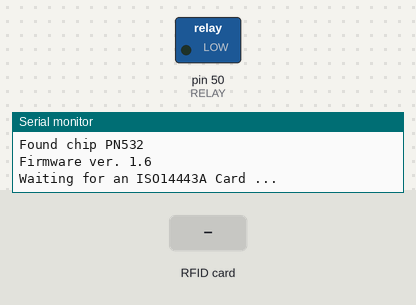
A sketch run on a simulated Arduino Mega 2560, built with avr-gcc and run on an emulated ATmega2560. Parts: switched loads named in the sketch (green lamp = pin HIGH), the last lines printed to the serial monitor. The test bench sets the inputs (shaded band).

Above: at 1.2 s.
1.3 s: RFID card B5 3A BF 53 held to the reader
At 2.7 s:
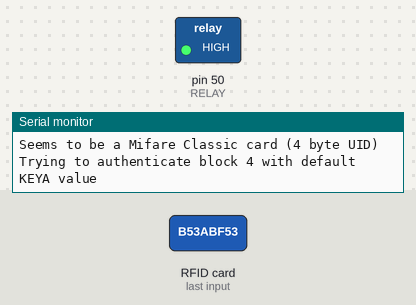
Timing chart, 0 to 12.8 s (numbered marks = the images above; inputs shaded):
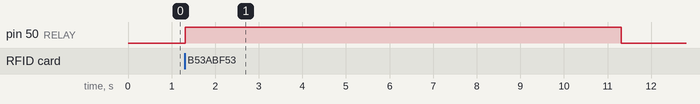

Measured:
- after the input at 1.3 s, pin 50 (RELAY): LOW → HIGH at once, → LOW 10.0 s later

The sketch:

nfc_control.ino
```cpp
#include <Wire.h>
#include <SPI.h>
#include <Adafruit_PN532.h>

//선연결
//#define PN532_SCK  (38)
//#define PN532_MOSI (34)
//#define PN532_SS   (32)
//#define PN532_MISO (36)


#define PN532_IRQ   (46)
#define PN532_RESET (47)  // Not connected by default on the NFC Shield

#define RELAY (50)
//nfc연결
//Adafruit_PN532 nfc(PN532_SCK, PN532_MISO, PN532_MOSI, PN532_SS);

Adafruit_PN532 nfc(PN532_IRQ, PN532_RESET);

String content = "";

void setup(void) {
  Serial.begin(115200);

  pinMode(RELAY,OUTPUT);
  while (!Serial) delay(10); // for Leonardo/Micro/Zero

  Serial.println("Hello!");

  nfc.begin();

  uint32_t versiondata = nfc.getFirmwareVersion();
  if (! versiondata) {
    Serial.print("Didn't find PN53x board");
    while (1); // halt
  }

  Serial.print("Found chip PN5"); Serial.println((versiondata >> 24) & 0xFF, HEX);
  Serial.print("Firmware ver. "); Serial.print((versiondata >> 16) & 0xFF, DEC);
  Serial.print('.'); Serial.println((versiondata >> 8) & 0xFF, DEC);


  nfc.SAMConfig();

  Serial.println("Waiting for an ISO14443A Card ...");
}


void loop(void) {
  uint8_t success;
  uint8_t uid[] = { 0, 0, 0, 0, 0, 0, 0 };  // Buffer to store the returned UID
  uint8_t uidLength;                        // Length of the UID (4 or 7 bytes depending on ISO14443A card type)

  success = nfc.readPassiveTargetID(PN532_MIFARE_ISO14443A, uid, &uidLength);

  if (success) {

    Serial.println("Found an ISO14443A card");
    Serial.print("  UID Length: ");
    Serial.print(uidLength, DEC);
    Serial.println(" bytes");
    Serial.print("  UID Value: ");
    nfc.PrintHex(uid, uidLength);
    Serial.println("");


    if (uidLength == 4)
    {

      Serial.println("Seems to be a Mifare Classic card (4 byte UID)");


      Serial.println("Trying to authenticate block 4 with default KEYA value");

      //UID에 저장된값이 내가 긁은카드
      //keya가 내가 정답이라고 저장한 값
      uint8_t keya[4] = { 0xB5, 0x3A, 0xBF, 0x53};


      success = 1;

      for (uint8_t i = 0; i < uidLength; i++)
      {
         if(uid[i]!=keya[i]){
          success=0;
        }

      }

      if (success)
      {
        //HIGH가 들어가는거고 LOW 가 삐죽나온다.
        digitalWrite(50,HIGH);
        delay(10000);
        digitalWrite(50,LOW);
      }
      else
      {
        Serial.println("123123 ... authentication failed: Try another key?");
      }
    }

    if (uidLength == 7)
    {
      // We probably have a Mifare Ultralight card ...
      Serial.println("Seems to be a Mifare Ultralight tag (7 byte UID)");

      // Try to read the first general-purpose user page (#4)
      Serial.println("Reading page 4");
      uint8_t data[32];
      success = nfc.mifareultralight_ReadPage (4, data);
      if (success)
      {
        // Data seems to have been read ... spit it out
        nfc.PrintHexChar(data, 4);
        Serial.println("");

        // Wait a bit before reading the card again
        delay(1000);
      }
      else
      {
        Serial.println("... unable to read the requested page!?");
      }
    }
  }
}
```
